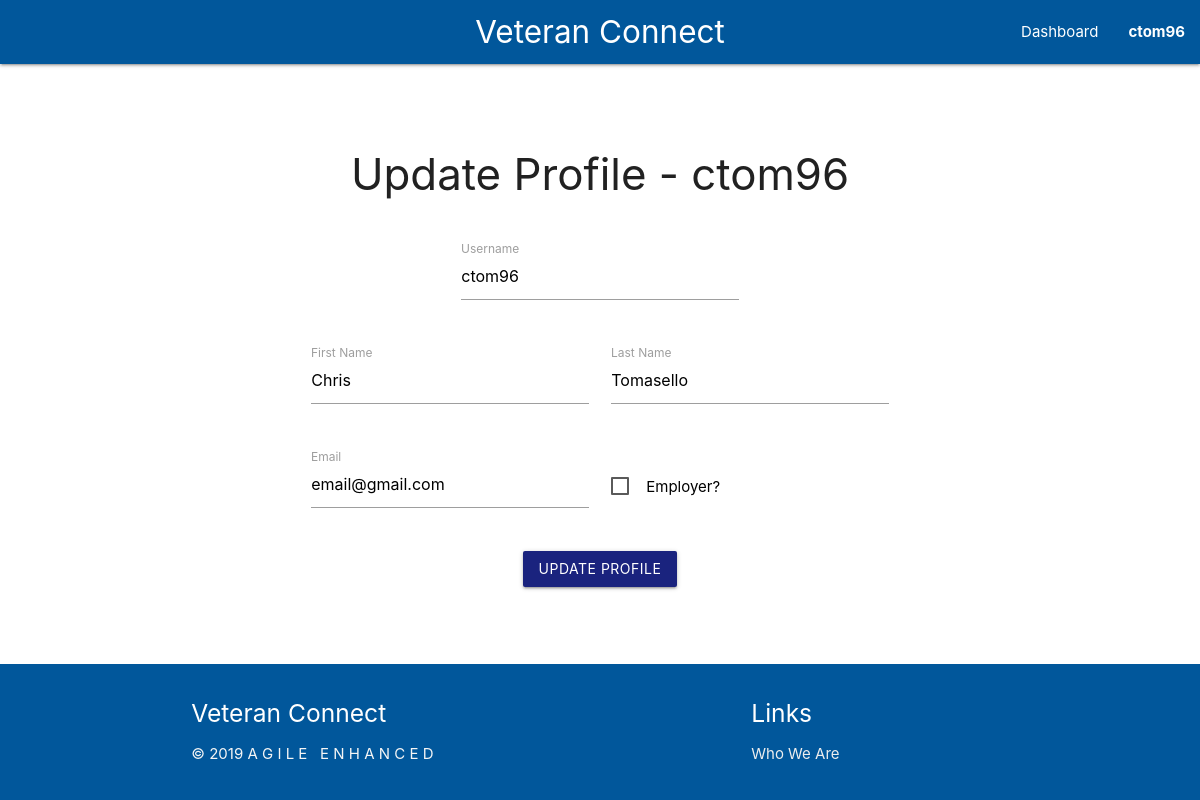
Screenshot of /profile (signed in) with the database file from the repository.
### tables this page shows
CREATE TABLE users (
    user_id INTEGER PRIMARY KEY AUTOINCREMENT,
    username TEXT UNIQUE NOT NULL,
    password TEXT NOT NULL,
    firstName TEXT,
    lastName TEXT, 
    email TEXT,
    isEmployer INTEGER
);

### user.py (the view)
@user.route('/profile', methods=['GET'])
def user_profile():
    if not session.get('user_id'):
        return redirect('/')
    row = db.get_user_by_id(session['user_id'])
    user = convert_user(row)
    for k, v in user.items():
        session[k] = v
    return render_template('profile.html')

### auth.py (called while the page is built)
@auth.before_app_request
def load_logged_in_user():
    user_id = session.get('user_id')
    if user_id is None:
        g.user = None
    else:
        g.user = db.get_user_by_id(user_id)

### db.py (called while the page is built)
def get_db():
    if 'db' not in g:
        g.db = sqlite3.connect(
            current_app.config['DATABASE'],
            detect_types=sqlite3.PARSE_DECLTYPES
        )
        g.db.row_factory = sqlite3.Row
    return g.db

def get_user_by_id(user_id):
    return get_db().execute('SELECT * FROM users WHERE user_id = ?', (user_id,)).fetchone()

### user.py (called while the page is built)
def convert_user(row):
    user = {
        'user_id': row['user_id'],
        'username': row['username'],
        'firstName': row['firstName'],
        'lastName': row['lastName'],
        'email': row['email'],
        'isEmployer': row['isEmployer'],
    }
    return user

### templates/profile.html (shortened to what this page needs)
{% extends 'base.html' %}
{% block content %}
<div class="row valign-wrapper my-wrapper ">
    <div id="content" class="container col s6 center-align">
        <h3 style="text-align: center; margin-bottom: 40px;">Update Profile - {{session['username']}}</h3>
        <form action="/site/user/update" method="POST">
            <div class="row">
                <div class="input-field col s6 offset-s3">
                    <label for="username">Username</label>
                    <input type="text" name="username" id="username" value="{{session['username']}}">
                </div>
            </div>
            <div class="row">
                <div class="input-field col s6">
                    <label for="first_name">First Name</label>
                    <input type="text" name="first_name" id="first_name" value="{{session['firstName']}}">
                </div>
                <div class="input-field col s6">
                    <label for="last_name">Last Name</label>
                    <input type="text" name="last_name" id="last_name" value="{{session['lastName']}}">
                </div>
            </div>
            <div class="row">
                <div class="input-field col s6">
                    <label for="email">Email</label>
                    <input type="email" name="email" id="email" value="{{session['email']}}">
                </div>
                <div class="input-field col s6">
                    <label>
                        <span class='black-text'>Employer?</span>
                    </label>
                </div>
            </div>
            <div class="row center-align">
                <button class="btn waves-effect indigo darken-4 white-text" type="submit">
                    Update Profile
                </button>
            </div>
        </form>
    </div>
</div>
{% endblock %}

### templates/base.html (shortened to what this page needs)
<!DOCTYPE html>
<html lang="en">
<head>
    <link rel="stylesheet" type="text/css" href="/static/css/materialize.css">
    <link rel="stylesheet" type="text/css" href="/static/css/custom.css">
</head>
<body>
    <header>
        <nav>
            <div class="nav-wrapper light-blue darken-4">
                <a href="/" class="brand-logo center" id="veteran-connect-logo">Veteran Connect</a>
                <ul id="nav-mobile" class="right hide-on-med-and-down">
                    {% if session['user_id'] %}
                    <li><a href="/dashboard">Dashboard</a></li>
                    {% else %}
                    <li><a href="/login">Sign In</a></li>
                    <li><a href="/register">Register</a></li>
                    {% endif %}
                    <li>
                        <a class="dropdown-trigger" href="#!" data-target="nav-dropdown">
                            {% if session['user_id'] %}
                            {{session['username']}}
                            {% else %}
                            Anonymous
                            {% endif %}
                        </a>
                    </li>
                </ul>
            </div>
        </nav>
    </header>
    <main>
        {% block content %}{% endblock %}
    </main>
    <footer class="page-footer light-blue darken-4">
        <div class="container light-blue darken-4">
          <div class="row">
            <div class="col l6 s12">
              <h5 class="white-text">Veteran Connect</h5>
              <p class="grey-text text-lighten-4" style="white-space: pre;">© 2019 A G I L E   E N H A N C E D </p>
            </div>
            <div class="col l4 offset-l2 s12">
              <h5 class="white-text">Links</h5>
              <ul>
                <li><a class="grey-text text-lighten-3" href="/about_us">Who We Are</a></li>
              </ul>
            </div>
          </div>
        </div>
    </footer>
</body>
</html>

### static/css/custom.css (style rules this page uses)
.dropdown-trigger { font-weight: bold; }

### rows the page displays
users: username "ctom96", first_name "Chris", last_name "Tomasello", email "email@gmail.com"
